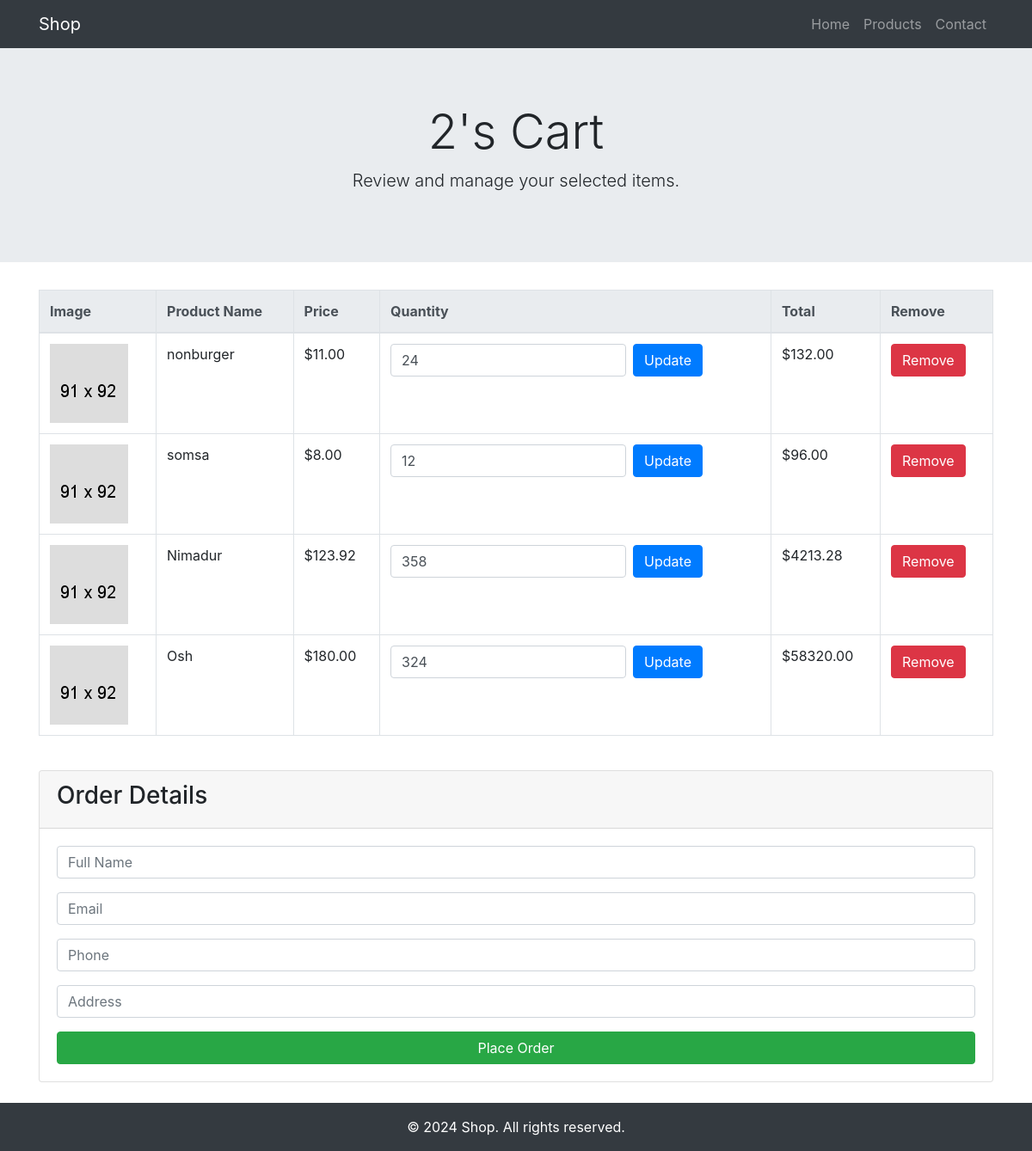
The page /main/user/mycart/ (signed in) on the database its author committed.
### Goods/models.py (models this page shows, shortened)
class Cart(models.Model):
    author = models.ForeignKey(User, on_delete=models.SET_NULL, null=True, related_name='carts')
    is_active = models.BooleanField(default=True)
    shopping_date = models.DateTimeField(blank=True, null=True)

class CartProduct(models.Model):
    productImg = models.ForeignKey(ProductImg, on_delete=models.SET_NULL, null=True, related_name='cart_products')
    product = models.ForeignKey(Product, on_delete=models.SET_NULL, null=True)
    cart = models.ForeignKey(Cart, on_delete=models.CASCADE, related_name='cart_products')
    quantity = models.PositiveIntegerField(default=1)
    total_price = models.DecimalField(max_digits=10, decimal_places=2, blank=True, null=True)

class Product(models.Model):
    name = models.CharField(max_length=255)
    quantity = models.PositiveIntegerField(default=1)
    price = models.DecimalField(max_digits=8, decimal_places=2)
    category = models.ForeignKey(Category, on_delete=models.CASCADE, related_name='products')
    description = models.TextField()

### Goods/user/views.py (the view)
# urls.py: path('mycart/', views.myCart, name='mycart'),
def myCart(request):
    cart = models.Cart.objects.get(author=request.user, is_active=True)
    cartProduct = models.CartProduct.objects.filter(cart= cart)
    context = {}
    context['cart']=cart
    context['cartpro']=cartProduct
    return render(request, 'user/detail.html', context)

### templates/user/detail.html (shortened to what this page needs)
<!DOCTYPE html>
{% load static %}
<html lang="en">
<head>
    <link href="https://stackpath.bootstrapcdn.com/bootstrap/4.5.2/css/bootstrap.min.css" rel="stylesheet">
</head>
<body>
    <nav class="navbar navbar-expand-lg navbar-dark bg-dark">
        <div class="container">
            <a class="navbar-brand" href="{% url 'index' %}">Shop</a>
            <div class="collapse navbar-collapse" id="navbarNav">
                <ul class="navbar-nav ml-auto">
                    <li class="nav-item">
                        <a class="nav-link" href="{% url 'index' %}">Home</a>
                    </li>
                    <li class="nav-item">
                        <a class="nav-link" href="#">Products</a>
                    </li>
                    <li class="nav-item">
                        <a class="nav-link" href="#">Contact</a>
                    </li>
                </ul>
            </div>
        </div>
    </nav>
    <div class="jumbotron jumbotron-fluid text-center">
        <div class="container">
            <h1 class="display-4">{{ cart.author.username }}'s Cart</h1>
            <p class="lead">Review and manage your selected items.</p>
        </div>
    </div>
    <div class="container mt-4">
        <div class="table-responsive">
            <table class="table table-bordered table-hover">
                <thead class="thead-light">
                    <tr>
                        <th>Image</th>
                        <th>Product Name</th>
                        <th>Price</th>
                        <th>Quantity</th>
                        <th>Total</th>
                        <th>Remove</th>
                    </tr>
                </thead>
                <tbody>
                    {% for pro in cartpro %}
                    <tr>
                        <td>
                            <a href="#"><img width="91" height="91" src="{% static 'assets/img/cart/cat-img-1.png' %}" alt="Image" class="img-fluid"></a>
                        </td>
                        <td>{{ pro.product.name }}</td>
                        <td>${{ pro.product.price }}</td>
                        <td>
                            <form action="{% url 'substract' pro.id %}" method="POST" class="form-inline">
                                <input type="number" value="{{ pro.quantity }}" name="quantity" min="0" class="form-control mr-2">
                                <button type="submit" class="btn btn-primary">Update</button>
                            </form>
                        </td>
                        <td>${{ pro.total_price }}</td>
                        <td>
                            <a href="{% url 'delete' pro.id %}" class="btn btn-danger">Remove</a>
                        </td>
                    </tr>
                    {% endfor %}
                </tbody>
            </table>
        </div>
        <div class="card mt-4">
            <div class="card-header">
                <h3>Order Details</h3>
            </div>
            <div class="card-body">
                <form action="{% url 'createOrder' cart.id %}" method="post">
                    <div class="form-group">
                        <input type="text" name="full_name" placeholder="Full Name" class="form-control">
                    </div>
                    <div class="form-group">
                        <input type="email" name="email" placeholder="Email" class="form-control">
                    </div>
                    <div class="form-group">
                        <input type="text" name="phone" placeholder="Phone" class="form-control">
                    </div>
                    <div class="form-group">
                        <input type="text" name="address" placeholder="Address" class="form-control">
                    </div>
                    <button type="submit" class="btn btn-success btn-block">Place Order</button>
                </form>
            </div>
        </div>
    </div>
    <footer class="bg-dark text-white text-center py-3 mt-4">
        <div class="container">
            <p class="mb-0">© 2024 Shop. All rights reserved.</p>
        </div>
    </footer>
</body>
</html>

### rows shown on the page
Cart: author.username "2"
CartProduct: product.name "nonburger", product.price "11.00", quantity "24", total_price "132.00"
CartProduct: product.name "somsa", product.price "8.00", quantity "12", total_price "96.00"
CartProduct: product.name "Nimadur", product.price "123.92", quantity "358", total_price "4213.28"
CartProduct: product.name "Osh", product.price "180.00", quantity "324", total_price "58320.00"
